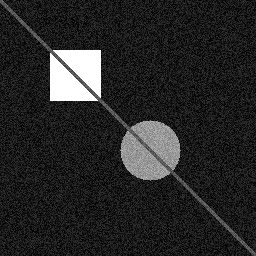
#> input picture sample.png, 256 x 256 px
$ python main.py
#> lines starting #> are read from the running program, lines starting #| are printed output that depends on the picture; after the words box and inside, x2 and y2 are one past the last pixel; in counts of white or black regions, pixels touching at a corner belong together
import cv2
import numpy as np
import matplotlib.pyplot as plt
from scipy.ndimage import rotate
import os

class ImageProcessing:
    def __init__(self, image_path):
        """Initialize image file."""
        self.original_image = cv2.imread(image_path, cv2.IMREAD_GRAYSCALE)
        if self.original_image is None:
            raise ValueError(f"Could not load image from {image_path}")
        self.image_path = image_path

    def display_images(self, images, titles, figsize=(15, 10)):
        """Display multiple images in a grid."""
        n = len(images)
        cols = min(3, n)
        rows = (n + cols - 1) // cols

        plt.figure(figsize=figsize)
        for i, (img, title) in enumerate(zip(images, titles)):
            plt.subplot(rows, cols, i + 1)
            plt.imshow(img, cmap='gray')
            plt.title(title)
            plt.axis('off')
        plt.tight_layout()
        plt.show()

    # 1. Intensity Level Reduction
    def reduce_intensity_levels(self, num_levels):
        if num_levels <= 0 or (num_levels & (num_levels - 1)) != 0:
            raise ValueError("Number of levels should be positive power of 2")

        # Calculate the scaling factor
        max_val = 255
        scale_factor = max_val / (num_levels - 1)

        # Quantize the image
        quantized = np.floor(self.original_image / scale_factor)

        # Scale back to 0-255 range
        result = (quantized * scale_factor).astype(np.uint8)

        return result

    def demonstrate_intensity_reduction(self):
        levels = [2, 4, 8, 16, 32, 64]
        images = [self.original_image]
        titles = ['Original (256 levels)']

        for level in levels:
            reduced_img = self.reduce_intensity_levels(level)
            images.append(reduced_img)
            titles.append(f'{level} levels')

        self.display_images(images, titles, figsize=(18, 12))
        return images, titles

    # 2. Spatial Averaging
    def spatial_average(self, kernel_size):
        kernel = np.ones((kernel_size, kernel_size), np.float32) / (kernel_size * kernel_size)
        averaged = cv2.filter2D(self.original_image, -1, kernel)
        return averaged

    def demonstrate_spatial_averaging(self):
        kernel_sizes = [3, 10, 20]
        images = [self.original_image]
        titles = ['Original']

        for size in kernel_sizes:
            averaged_img = self.spatial_average(size)
            images.append(averaged_img)
            titles.append(f'{size}x{size} Average')

        self.display_images(images, titles)
        return images, titles

    # 3. Image Rotation
    def rotate_image(self, angle):
        if angle == 90:
            # Use OpenCV for 90-degree rotation (more efficient)
            rotated = cv2.rotate(self.original_image, cv2.ROTATE_90_CLOCKWISE)
        elif angle == -90:
            rotated = cv2.rotate(self.original_image, cv2.ROTATE_90_COUNTERCLOCKWISE)
        elif angle == 180:
            rotated = cv2.rotate(self.original_image, cv2.ROTATE_180)
        else:
            # Use scipy for arbitrary angles
            rotated = rotate(self.original_image, angle, reshape=True, mode='constant', cval=0)
            rotated = np.clip(rotated, 0, 255).astype(np.uint8)

        return rotated

    def demonstrate_rotation(self):
        angles = [45, 90]
        images = [self.original_image]
        titles = ['Original']

        for angle in angles:
            rotated_img = self.rotate_image(angle)
            images.append(rotated_img)
            titles.append(f'Rotated {angle}°')

        self.display_images(images, titles)
        return images, titles

    # 4. Block-wise Resolution Reduction
    def reduce_resolution_blocks(self, block_size):
        h, w = self.original_image.shape
        result = self.original_image.copy().astype(np.float32)

        # Process non-overlapping blocks
        for i in range(0, h - block_size + 1, block_size):
            for j in range(0, w - block_size + 1, block_size):
                # Extract block
                block = self.original_image[i:i+block_size, j:j+block_size]

                # Calculate average
                avg_value = np.mean(block)

                # Replace all pixels in block with average
                result[i:i+block_size, j:j+block_size] = avg_value

        return result.astype(np.uint8)

    def demonstrate_resolution_reduction(self):
        block_sizes = [3, 5, 7]
        images = [self.original_image]
        titles = ['Original']

        for size in block_sizes:
            reduced_img = self.reduce_resolution_blocks(size)
            images.append(reduced_img)
            titles.append(f'{size}x{size} Blocks')

        self.display_images(images, titles)
        return images, titles

    def save_results(self, output_dir="results"):
        if not os.path.exists(output_dir):
            os.makedirs(output_dir)

        # Save original
        cv2.imwrite(f"{output_dir}/original.png", self.original_image)

        # Save intensity reduction results
        levels = [2, 4, 8, 16, 32, 64]
        for level in levels:
            reduced_img = self.reduce_intensity_levels(level)
            cv2.imwrite(f"{output_dir}/intensity_{level}_levels.png", reduced_img)

        # Save spatial averaging results
        kernel_sizes = [3, 10, 20]
        for size in kernel_sizes:
            averaged_img = self.spatial_average(size)
            cv2.imwrite(f"{output_dir}/spatial_avg_{size}x{size}.png", averaged_img)

        # Save rotation results
        angles = [45, 90]
        for angle in angles:
            rotated_img = self.rotate_image(angle)
            cv2.imwrite(f"{output_dir}/rotated_{angle}_degrees.png", rotated_img)

        # Save resolution reduction results
        block_sizes = [3, 5, 7]
        for size in block_sizes:
            reduced_img = self.reduce_resolution_blocks(size)
            cv2.imwrite(f"{output_dir}/resolution_reduced_{size}x{size}.png", reduced_img)

        print(f"All results saved to '{output_dir}' directory")

# Demonstration and Testing
def main():

    image_path = "sample.png"
    try:
        # Initialize processor
        processor = ImageProcessing(image_path)
#> in __init__, self.original_image is the input picture: shape (256, 256); min 0, max 255, mean 39.2

        print("=== Image Processing Assignment 1. ===")
        print(f"Original image shape: {processor.original_image.shape}")
#| Original image shape: (256, 256)

        # 1. Intensity Level Reduction
        print("\n1. Intensity Level Reduction...")
        processor.demonstrate_intensity_reduction()
#> the loop in demonstrate_intensity_reduction, `for level in levels:` made 6 passes
#> pass 1, in reduce_intensity_levels, `quantized = np.floor(self.original_image / scale_factor)`:
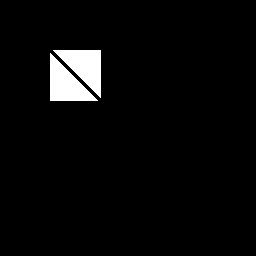
#> quantized: shape (256, 256) float64; values 0 (black) and 1 (white), 3.6% white; 2 white regions, box (x1, y1, x2, y2) and area: (53, 50, 101, 98) 1176, (50, 53, 98, 101) 1176
#> after the loop in demonstrate_intensity_reduction, `for level in levels:`: images = 7 items; titles = ['Original (256 levels)', '2 levels', '4 levels', '8 levels', '16 levels', '32 levels', '64 levels']
#> in display_images, `n = len(images)`: n = 7
#> in display_images, `cols = min(3, n)`: cols = 3
#> the loop in display_images, `for i, (img, title) in enumerate(zip(images, titles)):` made 7 passes
#> title on passes 1 to 7: 'Original (256 levels)', '2 levels', '4 levels', '8 levels', '16 levels', '32 levels', '64 levels'
#> in display_images, `plt.show()`:
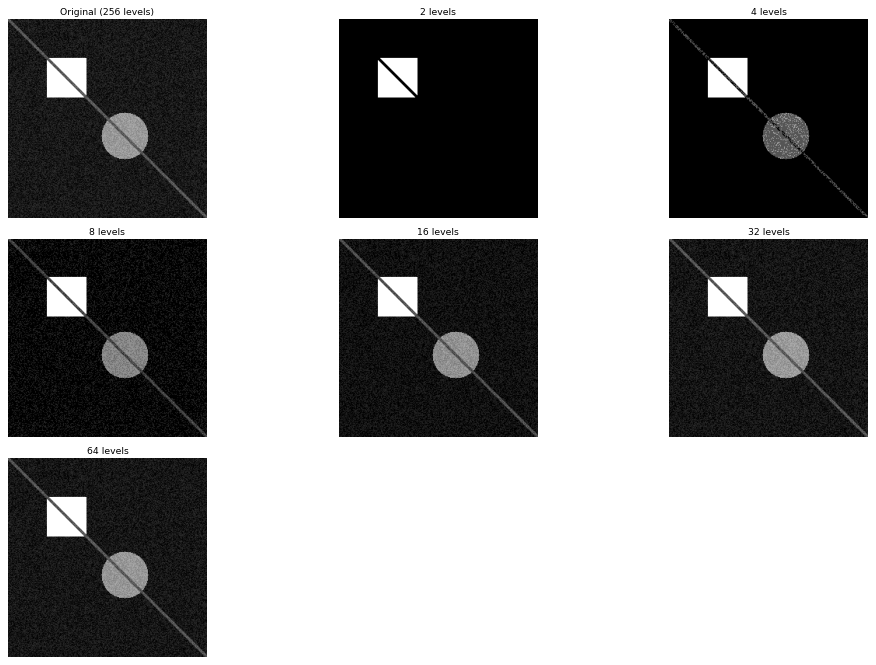
#> figure drawn by matplotlib, 7 panels

        # 2. Spatial Averaging
        print("\n2. Spatial Averaging...")
        processor.demonstrate_spatial_averaging()
#> the loop in demonstrate_spatial_averaging, `for size in kernel_sizes:` made 3 passes
#> pass 3, in spatial_average (call 3), `averaged = cv2.filter2D(self.original_image, -1, kernel)`:
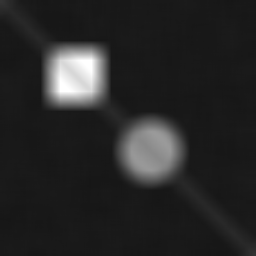
#> averaged: shape (256, 256); min 21, max 255, mean 39.2
#> after the loop in demonstrate_spatial_averaging, `for size in kernel_sizes:`: images = 4 items; titles = ['Original', '3x3 Average', '10x10 Average', '20x20 Average']
#> the loop in display_images (call 2), `for i, (img, title) in enumerate(zip(images, titles)):` made 4 passes
#> title on passes 1 to 4: 'Original', '3x3 Average', '10x10 Average', '20x20 Average'

        # 3. Image Rotation
        print("\n3. Image Rotation...")
        processor.demonstrate_rotation()
#> the loop in demonstrate_rotation, `for angle in angles:` made 2 passes
#> pass 1, in rotate_image, `rotated = rotate(self.original_image, angle, reshape=True, mode='const..`:
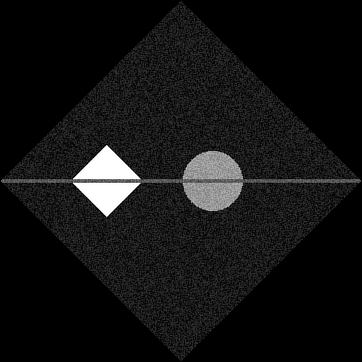
#> rotated: shape (362, 362); min 0, max 255, mean 19.5
#> pass 2, in rotate_image (call 2), `rotated = cv2.rotate(self.original_image, cv2.ROTATE_90_CLOCKWISE)`:
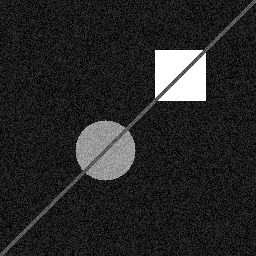
#> rotated: shape (256, 256); min 0, max 255, mean 39.2
#> after the loop in demonstrate_rotation, `for angle in angles:`: images = 3 items; titles = ['Original', 'Rotated 45°', 'Rotated 90°']

        # 4. Resolution Reduction
        print("\n4. Resolution Reduction...")
        processor.demonstrate_resolution_reduction()
#> the loop in demonstrate_resolution_reduction, `for size in block_sizes:` made 3 passes
#> pass 3, in demonstrate_resolution_reduction, `reduced_img = self.reduce_resolution_blocks(size)`:
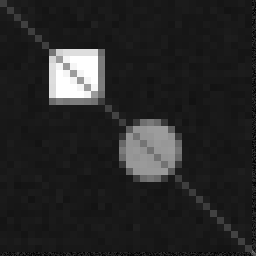
#> reduced_img: shape (256, 256); min 0, max 255, mean 38.7
#> after the loop in demonstrate_resolution_reduction, `for size in block_sizes:`: images = 4 items; titles = ['Original', '3x3 Blocks', '5x5 Blocks', '7x7 Blocks']

        # Save all results
        print("\n5. Saving Results...")
        processor.save_results()
#> the loop in save_results, `for level in levels:` made 6 passes
#> pass 3, in reduce_intensity_levels (call 9), `quantized = np.floor(self.original_image / scale_factor)`:
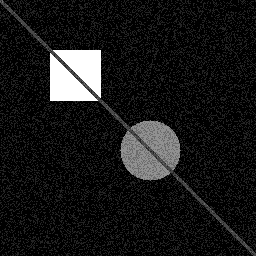
#> quantized: shape (256, 256) float64; min 0, max 7, mean 0.67; drawn with min black and max white

        print("\nAll operations completed successfully!")

    except Exception as e:
        print(f"Error: {e}")

if __name__ == "__main__":
    main()
